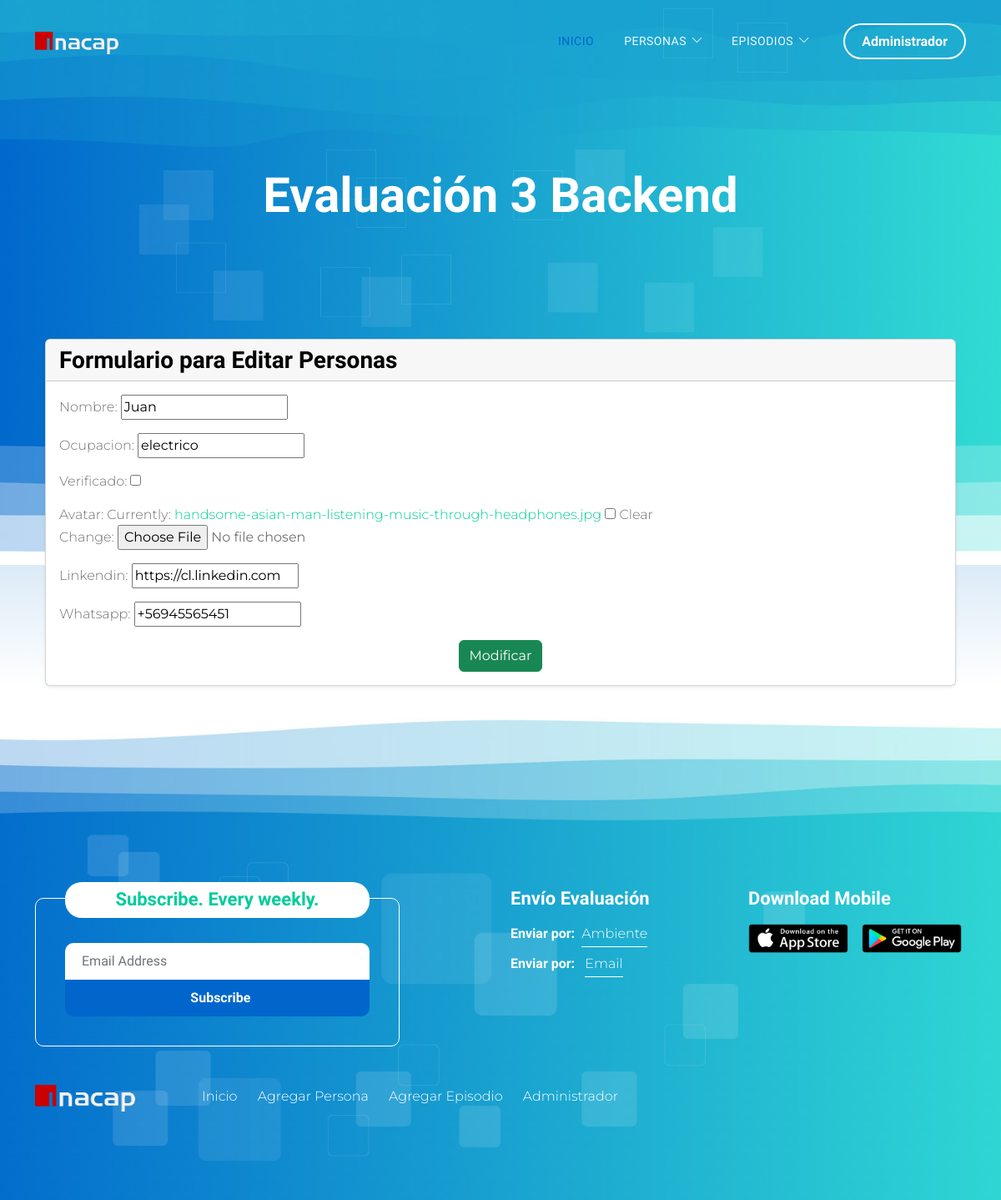
Page /update/4 on the committed database.
### core/models.py (models this page shows, shortened)
class Persona(models.Model):
    nombre = models.CharField(max_length=100)
    ocupacion = models.CharField(max_length=50)
    verificado = models.BooleanField()
    avatar = models.ImageField (null=True, blank=True)
    linkendin = models.CharField(max_length=100)
    whatsapp = models.CharField(max_length=50)

### core/views.py (the view, shortened to what this page needs)
# urls.py: path('update/<id>', update, name="update"),
def update(request, id):
    personas = Persona.objects.get(id=id)
    datos = {
        'form': PersonaForm(instance=personas)
    }
    return render(request, 'core/persona/update.html', datos)

### core/forms.py
class PersonaForm(ModelForm):
    class Meta:
        model = Persona
        fields = ['nombre','ocupacion','verificado','avatar','linkendin', 'whatsapp']

### core/templates/core/persona/update.html (shortened to what this page needs)
{% extends 'core/base.html' %}
{% load static %}
{% block principal %}
<div class="container mt-4">
    <div class="card shadow-sm">
        <div class="card-header text-white">
            <h4 class="mb-0">Formulario para Editar Personas</h4>
        </div>
        <div class="card-body">
            <form method="POST" enctype="multipart/form-data">
                <div class="form-group">
                    {{ form.as_p }}
                </div>
                <div class="text-center mt-3">
                    <button type="submit" class="btn btn-success">
                         Modificar
                    </button>
                </div>
            </form>
        </div>
    </div>
</div>
{% endblock %}

### core/static/core/css/templatemo-pod-talk.css (style rules this page uses)
:root { --white-color: #ffffff; --primary-color: #00CC99; --secondary-color: #0066CC; --section-bg-color: #f0f8ff; --custom-btn-bg-color: #0066CC; --custom-btn-bg-hover-color: #00CC99; --dark-color: #000000; --p-color: #717275; --border-color: #7fffd4; --link-hover-color: #0066CC; --body-font-family: 'Montserrat', sans-serif; --title-font-family: 'Sono', sans-serif; --h1-font-size: 58px; --h2-font-size: 46px; --h3-font-size: 32px; --h4-font-size: 28px; --h5-font-size: 24px; --h6-font-size: 22px; --p-font-size: 16px; --menu-font-size: 14px; --border-radius-large: 100px; --border-radius-medium: 20px; --border-radius-small: 10px; --font-weight-light: 300; --font-weight-normal: 400; --font-weight-medium: 500; --font-weight-semibold: 600; --font-weight-bold: 700; }
body { background-color: var(--white-color); font-family: var(--body-font-family); }
h2, h3, h4, h5, h6 { color: var(--dark-color); }
h1, h2, h3, h4, h5, h6 { font-family: var(--title-font-family); font-weight: var(--font-weight-semibold); }
h4 { font-size: var(--h4-font-size); }
p { color: var(--p-color); font-size: var(--p-font-size); font-weight: var(--font-weight-light); }
a, button { touch-action: manipulation; transition: all 0.3s; }
a { display: inline-block; color: var(--primary-color); text-decoration: none; }

### rows in the picture
Persona: nombre "Juan", ocupacion "electrico", linkendin "https://cl.linkedin.com", whatsapp "+56945565451"
